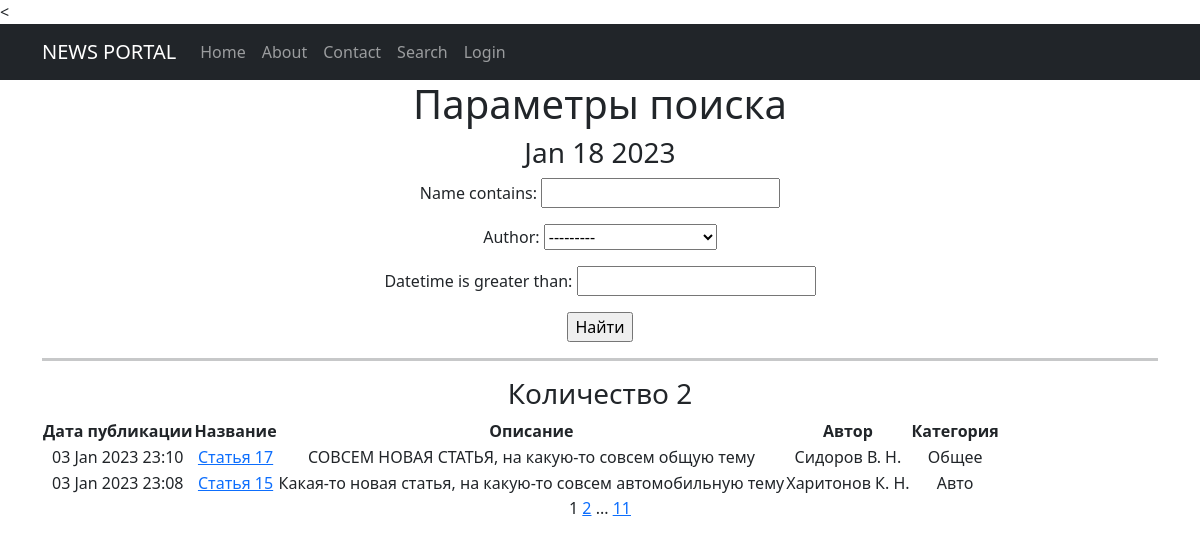
Screenshot of /articles/search/ with the database file from the repository.
### newsapp/models.py (models this page shows, shortened)
class Article(models.Model):
    datetime = models.DateTimeField(auto_now_add=True, null=True)
    name = models.CharField(max_length=50, unique=True, )
    description = models.TextField()
    author = models.ForeignKey('Author', null=True, on_delete=models.PROTECT)
    category = models.ForeignKey(to='Category', on_delete=models.CASCADE, related_name='articles')

class Author(models.Model):
    name = models.CharField(max_length=200)
    def __str__(self):
        return self.name.title()

class Category(models.Model):
    name = models.CharField(max_length=100, unique=True)

### newsapp/views.py (the view)
# urls.py: path('search/', SearchList.as_view(), name='search'),
class SearchList(ListView):
    model = Article
    ordering = 'name'
    template_name = 'search.html'
    context_object_name = 'search'
    ordering = ['-datetime']
    paginate_by = 2
    def get_context_data(self, **kwargs):
        context = super().get_context_data(**kwargs)
        context['filterset'] = self.filterset
        context['time_now'] = datetime.utcnow()
        return context
    def get_queryset(self):
        queryset = super().get_queryset()
        self.filterset = ArticleFilter(self.request.GET, queryset)
        return self.filterset.qs

### newsapp/templatetags/custom_tags.py (called while the page is built)
@register.simple_tag(takes_context=True)
def url_replace(context, **kwargs):
   d = context['request'].GET.copy()
   for k, v in kwargs.items():
       d[k] = v
   return d.urlencode()

### templates/search.html (shortened to what this page needs)
{% extends 'flatpages/default.html' %}
{% load custom_filters %}
{% load custom_tags %}
{% block content %}
    <h1>Параметры поиска</h1>
    <h3>{{ time_now|date:'M d Y' }}</h3>
    <form action="" method="get">
        {{ filterset.form.as_p }}
        <input type="submit" value="Найти" />
    </form>
    <hr style="height:3px">
    <h3>Количество {{ search | length }}</h3>
   {% if search %}
       <table>
           <tr>
               <td><b>Дата публикации</b></td>
               <td><b>Название</b></td>
               <td><b>Описание</b></td>
               <td><b>Автор</b></td>
               <td><b>Категория</b></td>
           </tr>
           {% for article in search %}
           <tr>
               <td>
                   {{ article.datetime | date:'d M Y' }}
                   {{ article.datetime | time:'H:i' }}
               </td>
               <td><a href="{% url 'article' article.id %}">{{ article.name }}</a></td>
               <td>{{ article.description|truncatewords:20 }}</td>
               <td>{{ article.author }}</td>
               <td>{{ article.category.name }}</td>
           </tr>
           {% endfor %}
       </table>
   {% else %}
       <h2>Новостей нет</h2>
   {% endif %}
   {{ page_obj.number }}
   {% if page_obj.has_next %}
       <a href="?{% url_replace page=page_obj.next_page_number %}">{{ page_obj.next_page_number }}</a>
       {% if paginator.num_pages != page_obj.next_page_number %}
           ...
           <a href="?{% url_replace page=page_obj.paginator.num_pages %}">{{ page_obj.paginator.num_pages }}</a>
       {% endif %}
   {% endif %}
{% endblock content %}

### rows the page displays
Article: datetime "03 Jan 2023", datetime "23:10", name "Статья 17", description "СОВСЕМ НОВАЯ СТАТЬЯ, на какую-то совсем общую тему", author "Сидоров В. Н.", category.name "Общее"
Article: datetime "03 Jan 2023", datetime "23:08", name "Статья 15", description "Какая-то новая статья, на какую-то совсем автомобильную тему", author "Харитонов К. Н.", category.name "Авто"

### other values shown
{{ time_now|date:'M d Y' }} "Jan 18 2023"
{{ search | length }} "2"
{{ page_obj.number }} "1"
{{ page_obj.next_page_number }} "2"
{{ page_obj.paginator.num_pages }} "11"
